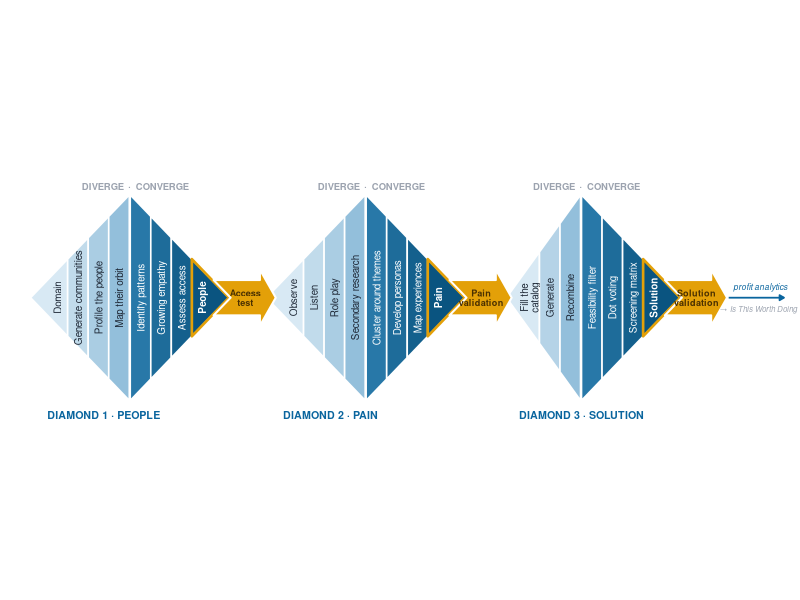
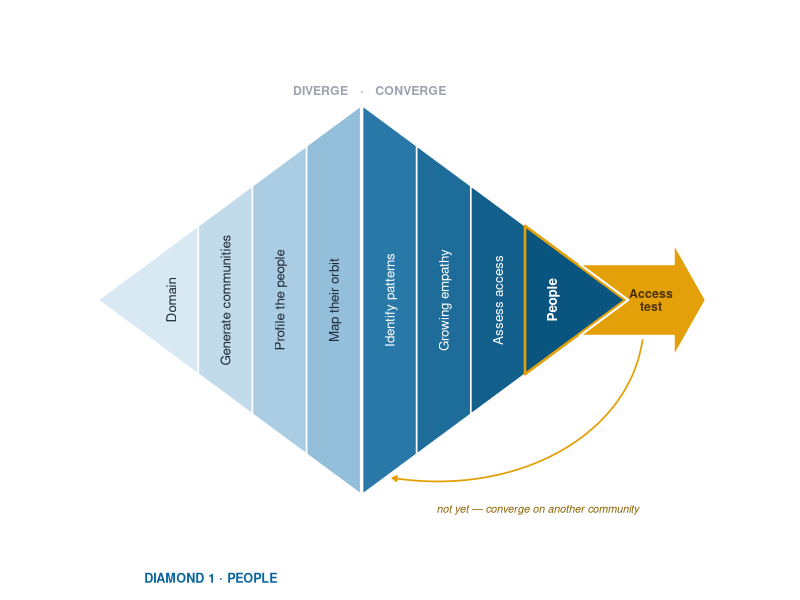
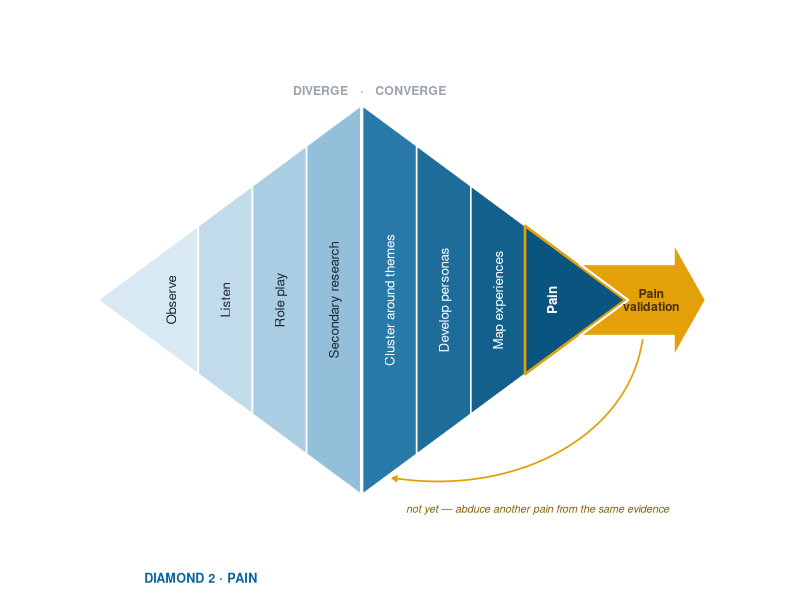
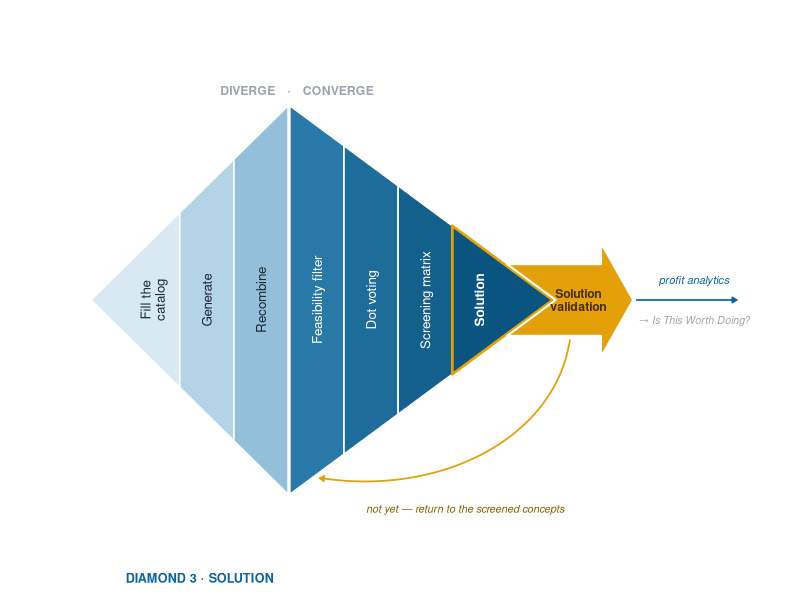
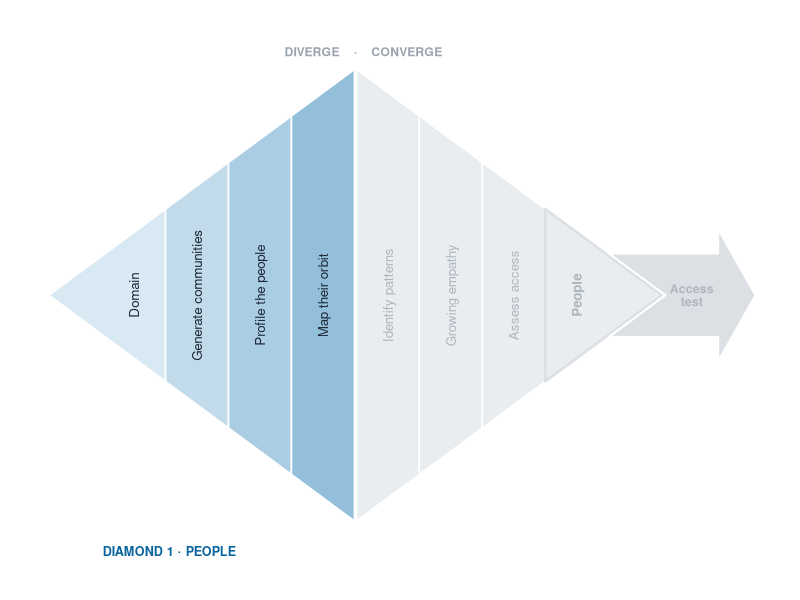
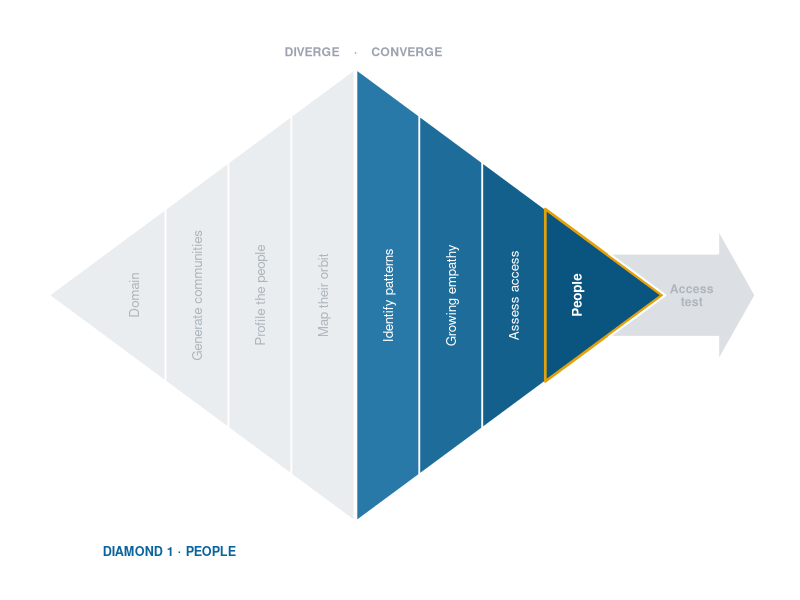
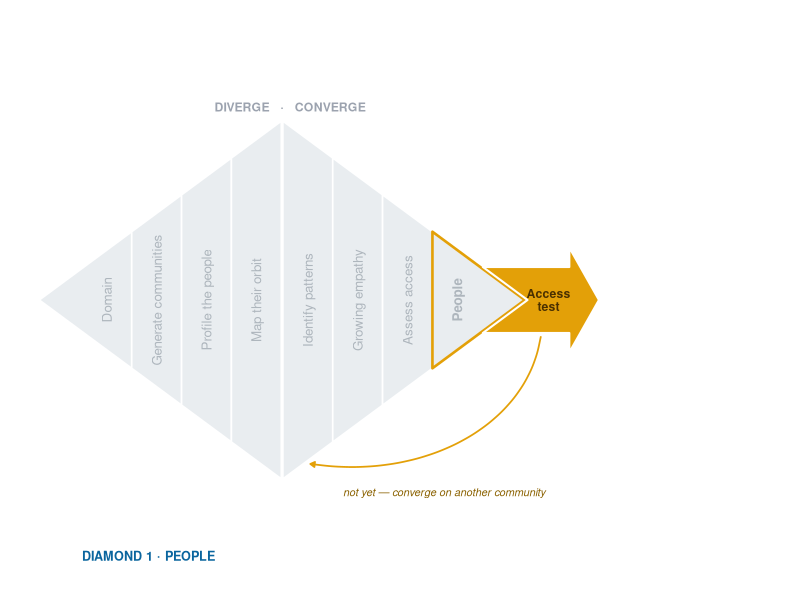
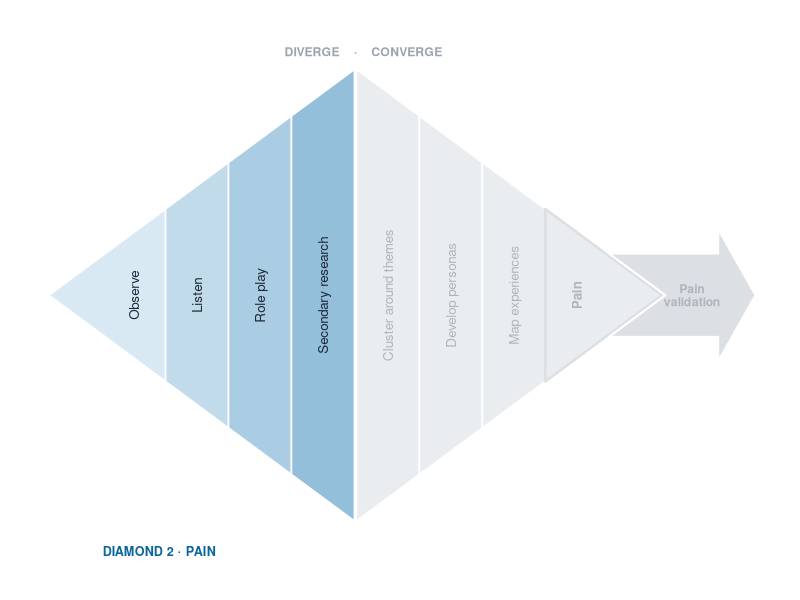

Write the R code that produced these figures, in order.
## =====================================================================
## PICK UP HERE (NWH, 2026-07-31)
##
## 1. DONE. The old GAP put clearance of GAP/2 - RH before the node and GAP/2
##    after it, so the right side was ~6x wider. PAD replaces it: the literal
##    clearance either side of a node, applied symmetrically. Raise or lower
##    PAD alone. Saving goes through save_fit(), which derives height from the
##    plot's aspect, so recovered width becomes height instead of letterbox.
##
## 2. Loop lines and loop labels in the individual figures need work.
##    The loop drops from the node at -RH to -H-0.9, curves back to the
##    diamond midpoint, and the label sits at -H-1.22. The curvature=-.1 arc
##    and the label centring are the rough parts. The recombine arc in D3
##    (curvature=-.5, above the diamond) is separate and also needs a pass.
##
## 3. Tip sharpness is one parameter: TIP. Currently .52 in the strip and
##    .58 in the detail. Lower is closer to a true point; the tip labels
##    ("Domain", "People") are what will break first.
##
## Not yet done: Fira Sans registration; band widths are uniform rather than
## proportional to the effort each stage takes.
## =====================================================================

library(ggplot2); library(dplyr); library(svglite)

brand <- list(primary="#0A659E", gold="#E3A008", ink="#1F2937", muted="#9CA3AF")
MUTE_FILL <- "#E9EDF0"; MUTE_INK <- "#AEB6BD"; MUTE_GOLD <- "#DCDFE3"

## Brand typography. Set once as a geom default so every text layer inherits it,
## including annotate("text"), which is GeomText under the hood.
FONT <- "Fira Sans"
if (FONT %in% systemfonts::system_fonts()$family) {
  update_geom_defaults("text",  list(family = FONT))
  update_geom_defaults("label", list(family = FONT))
} else {
  message("note: ", FONT, " not installed - falling back to the default sans")
}
## Two-segment ramp. Diverge stays light enough for ink; converge dark enough
## for white. The step between them IS the diverge->converge transition marker.
DIV_RAMP <- c("#D8E9F4", "#93BFDB")
CON_RAMP <- c("#2878A8", "#0A5480")
PHASE_GAP <- 0.03                       # zero: the ramp step alone marks the transition

bands <- function(div, con, x0, SW, H, TIP) {
  n <- length(div); m <- length(con); Wd <- n*SW; Wc <- m*SW
  fd <- colorRampPalette(DIV_RAMP)(n); fc <- colorRampPalette(CON_RAMP)(m)
  hd <- function(x) TIP + (H-TIP)*(x-x0)/Wd
  xc0 <- x0 + Wd + PHASE_GAP
  hc <- function(x) TIP + (H-TIP)*(xc0+Wc-x)/Wc
  capL <- TIP*Wd/(H-TIP); capR <- TIP*Wc/(H-TIP)
  d <- do.call(rbind, lapply(1:n, function(i){
    x1 <- x0+(i-1)*SW; x2 <- x0+i*SW
    ## slice 1 absorbs the left cap: one triangle, no false seam at the join
    px <- if (i==1) c(x0-capL, x2, x2)      else c(x1,x2,x2,x1)
    py <- if (i==1) c(0, -hd(x2), hd(x2))   else c(-hd(x1),-hd(x2),hd(x2),hd(x1))
    data.frame(id=paste0("d",x0,i), x=px, y=py,
               lab=div[i], mid=(x1+x2)/2, fill=fd[i], col=brand$ink, outcome=FALSE,
               phase="diverge")}))
  cc <- do.call(rbind, lapply(1:m, function(i){
    x1 <- xc0+(i-1)*SW; x2 <- xc0+i*SW
    ## the outcome slice absorbs the right cap, so the gold keyline wraps the
    ## whole point instead of stopping at a seam short of it
    px <- if (i==m) c(x1, xc0+Wc+capR, x1)  else c(x1,x2,x2,x1)
    py <- if (i==m) c(-hc(x1), 0, hc(x1))   else c(-hc(x1),-hc(x2),hc(x2),hc(x1))
    data.frame(id=paste0("c",x0,i), x=px, y=py,
               lab=con[i], mid=(x1+x2)/2, fill=fc[i], col="white", outcome=(i==m),
               phase="converge")}))
  ## The point is now part of the end slice, so TIP no longer sets sharpness -
  ## it sets where the LABELLED band ends and the blank nose begins.
  list(poly=rbind(d,cc), right=xc0+Wc+capR, left=x0-capL,
       mid=x0+Wd+PHASE_GAP/2, capR=capR, run=Wc+capR,
       ## underside of the FIRST converge slice: a real edge for the loop-back to
       ## touch, rather than empty space below the shape. It sits lower than the
       ## slices to its right, so the arrow reaches it without crossing them.
       c1x=xc0+SW*.55, c1y=-hc(xc0+SW*.55),
       ## midpoints and edge heights per slice, so an arc can anchor to a NAMED
       ## slice and to the silhouette instead of floating on magic offsets
       dmid=x0+(seq_len(n)-.5)*SW, dtop=hd(x0+(seq_len(n)-.5)*SW),
       cmid=xc0+(seq_len(m)-.5)*SW, ctop=hc(xc0+(seq_len(m)-.5)*SW))
}

## node_style: "rhombus" (flowchart convention: a decision happens here) or
## "arrow"  (a forward arrow carrying the test name: shows motion and keeps the
## pass/fail asymmetry, since failure branches off the axis rather than mirroring
## it). A double-headed arrow was rejected: <-> conventionally reads as a
## bidirectional RELATIONSHIP, not a branch, and would claim a symmetry the
## process does not have.
build <- function(spec, SW=.62, H=3.1, TIP=.52, PAD=.22, RH=.92,
                  lab=2.5, node=2.3, tag=2.4, title=0, loop=TRUE, sub=FALSE,
                  handoff=FALSE, node_style=c("arrow","rhombus"),
                  focus=c("all","diverge","converge","test")) {
  node_style <- match.arg(node_style); focus <- match.arg(focus)
  ## Arrow geometry, scaled off RH so both styles read at the same weight.
  ## Sized to the label it carries, not to match the rhombus's footprint.
  ## ANT is the tail notch: a concave left edge that mirrors the head, so the
  ## shape reads as RECEIVING as well as sending. Without it the arrow looks
  ## already committed to going forward and the failure branch reads as an
  ## afterthought hanging off it.
  AL <- RH*1.02; AHL <- RH*0.52; ABH <- RH*0.58; AHH <- RH*0.92
  ## ANT is derived, not chosen: the notch is cut at the SAME angle as the
  ## diamond's converge edge (run/rise), so the join reads as one more step
  ## separator - a sideways V - rather than a foreign shape meeting the point.
  ANT <- ABH * (length(spec[[1]]$con)*SW + TIP*(length(spec[[1]]$con)*SW)/(H-TIP)) / H
  ## does this figure draw the recombine arc? decided up front, because the
  ## DIVERGE/CONVERGE label has to sit above it rather than be crossed by it
  has_rec <- any(vapply(spec, function(s) isTRUE(s$recomb), logical(1)))
  rec_up  <- focus=="converge" && has_rec
  rec_div <- focus=="diverge"  && has_rec
  P <- NULL; L <- NULL; N <- NULL; A <- NULL; x <- 0
  for (k in seq_along(spec)) {
    s <- spec[[k]]; b <- bands(s$div, s$con, x, SW, H, TIP)
    P <- rbind(P, b$poly)
    L <- rbind(L, b$poly %>% filter(!is.na(lab)) %>% group_by(lab) %>%
                 summarise(mid=first(mid), col=first(col), outcome=first(outcome), .groups="drop"))
    half <- if (node_style=="rhombus") RH else AL
    ## Arrow mode: seat the diamond's point INSIDE the tail notch, so the two
    ## shapes interlock instead of facing each other across a gap.
    tx <- if (node_style=="rhombus") b$right + PAD + half
          else b$right + .05 - ANT + AL
    nv <- if (node_style=="rhombus")
      data.frame(x=c(tx-RH,tx,tx+RH,tx), y=c(0,RH,0,-RH))
    else            # notched tail -> body -> head, one closed polygon
      data.frame(
        x=c(tx-AL,     tx+AL-AHL, tx+AL-AHL, tx+AL, tx+AL-AHL, tx+AL-AHL, tx-AL, tx-AL+ANT),
        y=c(-ABH,      -ABH,      -AHH,      0,     AHH,       ABH,       ABH,   0))
    N <- rbind(N, data.frame(dia=k, tx=tx, lab=s$test, nv))
    rf <- if (is.null(s$recomb_from)) 3L else s$recomb_from
    rt <- if (is.null(s$recomb_to))   4L else s$recomb_to
    A <- rbind(A, data.frame(dia=k, x0=b$right, tx=tx, xl=x, xm=b$mid, lab=s$test,
                             c1x=b$c1x, c1y=b$c1y,
                             rfx=b$cmid[rf], rfy=b$ctop[rf],
                             rtx=b$dmid[rt], rty=b$dtop[rt],
                             back=s$back, sub=s$sub, title=s$title,
                             recomb=isTRUE(s$recomb),
                             nL=tx-half, nR=tx+half,
                             ntx=if (node_style=="rhombus") tx else tx+(ANT-AHL)/2,
                             nbot=if (node_style=="rhombus") -RH else -ABH,
                             last=(k==length(spec))))
    x <- tx + half + PAD             # same clearance on the way out
  }
  ## Highlight by muting, never by cropping: the reader keeps the whole cycle in
  ## view and sees where in it this chapter sits. Cropping would throw away the
  ## "where am I" that the colour is there to answer.
  if (focus != "all") {
    off <- P$phase != focus
    P$fill[off] <- MUTE_FILL
    L$col[L$lab %in% P$lab[off]] <- MUTE_INK
    if (focus == "test") { P$fill[] <- MUTE_FILL; L$col[] <- MUTE_INK }
  }
  gold_now  <- if (focus %in% c("all","converge","test")) brand$gold else MUTE_GOLD
  node_now  <- if (focus %in% c("all","test")) brand$gold else MUTE_GOLD
  node_ink  <- if (focus %in% c("all","test")) "#4A3000" else MUTE_INK
  g <- ggplot() +
    geom_polygon(data=P, aes(x,y,group=id, fill=I(fill)), colour="white", linewidth=.55) +
    # outcome slice: gold keyline, rhyming with the gold node it feeds
    geom_polygon(data=P %>% filter(outcome), aes(x,y,group=id),
                 fill=NA, colour=gold_now, linewidth=.9) +
    geom_text(data=L, aes(mid, 0, label=lab), angle=90, size=lab,
              lineheight=.88, colour=L$col, fontface=ifelse(L$outcome,2,1))
  PHL <- if (rec_up || rec_div) 1.02 else .26   # phase label clears either arc
  for (i in seq_len(nrow(A))) {
    a <- A[i,]
    ## In arrow mode the notch receives the diamond's point, so the little
    ## in/out arrows are redundant and were removed.
    if (node_style=="rhombus") g <- g +
      annotate("segment", x=a$x0+.05, xend=a$nL-.06, y=0, yend=0,
               colour=brand$muted, linewidth=.55,
               arrow=arrow(length=unit(.11,"cm"), type="closed"))
    g <- g +
      ## Anchor the SEPARATOR on the phase boundary, not the string's centre.
      ## This dot genuinely encodes the diverge->converge transition, so it sits
      ## exactly on it. Three elements, not two: the dot must be its own centred
      ## mark. Bundling it into the left string with hjust=1 puts the dot's right
      ## EDGE on the boundary, which reads as off-centre. Offset scales with the
      ## type size so it holds at both the strip and detail scales.
      annotate("text", x=a$xm - tag*.075, y=H+PHL, label="DIVERGE", hjust=1,
               size=tag, fontface=2, colour=brand$muted) +
      annotate("text", x=a$xm, y=H+PHL, label="·", hjust=.5,
               size=tag, fontface=2, colour=brand$muted) +
      annotate("text", x=a$xm + tag*.075, y=H+PHL, label="CONVERGE", hjust=0,
               size=tag, fontface=2, colour=brand$muted)
    if (!a$last && node_style=="rhombus") g <- g +
      annotate("segment", x=a$nR+.06, xend=a$nR+PAD-.05, y=0, yend=0,
               colour=brand$primary, linewidth=.55,
               arrow=arrow(length=unit(.11,"cm"), type="closed"))
    if (loop) g <- g +
      annotate("curve", x=a$tx, xend=a$c1x, y=a$nbot-.06, yend=a$c1y-.10,
               curvature=-.42, angle=105, ncp=14,
               colour=brand$gold, linewidth=.6,
               arrow=arrow(length=unit(.13,"cm"), type="closed")) +
      ## sit just under the arc's belly, biased toward the node end where the
      ## arc is steepest - the label belongs to the return path, not to the
      ## empty space beneath the diamond
      annotate("text", x=a$tx*.58 + a$c1x*.42, y=a$c1y-.62, label=a$back,
               size=tag-.35, fontface=3, colour="#8A6100")
    ## D3's inner loop: recombine the best losers. It happens AT the screening
    ## matrix, so it appears ONLY on the convergence figure - the chapter that
    ## teaches it. On the whole-diamond figure it competed with the validation
    ## loop and read as a stray arc.
    ## NOT gated on `loop`: the validation loop and the recombine loop are
    ## different things. Convergence figures show this one with loop=FALSE.
    if (a$recomb && focus == "converge") g <- g +
      ## rise from the screening matrix, cross above the peak, descend into the
      ## recombination slice. One curve cannot do this: the peak sits BETWEEN the
      ## two anchors, so any single arc cuts the silhouette.
      annotate("segment", x=a$rfx, xend=a$rfx, y=a$rfy+.06, yend=H+.40,
               colour=brand$gold, linewidth=.6) +
      annotate("curve", x=a$rfx, xend=a$rtx, y=H+.40, yend=H+.40,
               curvature=.14, ncp=14, colour=brand$gold, linewidth=.6) +
      annotate("segment", x=a$rtx, xend=a$rtx, y=H+.40, yend=a$rty+.10,
               colour=brand$gold, linewidth=.6,
               arrow=arrow(length=unit(.12,"cm"), type="closed")) +
      annotate("text", x=a$rfx+SW*.30, y=H*.55, hjust=0, size=tag-.3,
               fontface=3, colour="#8A6100",
               label="work the concepts into better ones")   # covers both laps: first-pass
               ## elaboration AND salvaging the best of the screened-out concepts
    ## the vertical list replaces the inline run-on when the test IS the subject
    ## First-lap recombination: work a concept, feed the result back into the
    ## pool, repeat. No screening required - this is why a team can reach ~100
    ## ideas in half an hour rather than grinding for days.
    if (rec_div && a$recomb) g <- g +
      annotate("curve", x=a$rtx, xend=a$rtx-SW, y=a$rty+.20, yend=a$rty-.55,
               curvature=.85, ncp=16, colour=brand$gold, linewidth=.6,
               arrow=arrow(length=unit(.12,"cm"), type="closed")) +
      annotate("text", x=a$rtx+SW*.28, y=H*.60, hjust=0, size=tag-.3,
               fontface=3, colour="#8A6100",
               label="each pass feeds the pool again")
    if (sub && focus != "test" && nzchar(a$sub)) g <- g +
      annotate("text", x=a$tx, y=a$nbot-.62, label=a$sub, size=tag-.5, colour=brand$muted, fontface=3)
    ## Left-aligned at the diamond's left tip, deliberately NOT centred. Its
    ## separator divides an index from a name and encodes nothing structural,
    ## so it must not land near the phase gutter — a near-miss reads as a failed
    ## alignment and invites a meaning that isn't there. Off the axis entirely.
    if (title>0) g <- g +
      annotate("text", x=a$xl, y=if (loop) -H-1.42 else -H-.44, hjust=0,
               label=a$title, size=title, fontface=2, colour=brand$primary)
  }
  ## headroom must account for the recombine arc too, not just the loop below:
  ## the convergence figure draws that arc with loop = FALSE, and without this
  ## it was silently clipped by the panel.
  rec_up <- focus=="converge" && any(vapply(spec, function(s) isTRUE(s$recomb), logical(1)))
  xr <- c(-.3-TIP*2, x + if (handoff) 1.9 else if (focus=="test") 3.4 else .35)
  yr <- c(if (loop) -H-1.75 else -H-.72,
          H + if (loop) 1.75 else if (rec_up || rec_div) 1.45 else .58)
  g <- g + geom_polygon(data=N, aes(x,y,group=dia), fill=node_now, colour="white", linewidth=.7) +
    geom_text(data=A, aes(ntx, 0, label=lab), size=node,
              fontface=2, colour=node_ink, lineheight=.88) +
    (if (focus=="test" && nzchar(spec[[1]]$sub)) {
       tl <- trimws(strsplit(spec[[1]]$sub, "·", fixed=TRUE)[[1]])
       ty <- seq_along(tl); ty <- (mean(ty)-ty) * (tag*.115)
       list(annotate("text", x=A$nR[1]+PAD*2.2, y=ty, label=tl, hjust=0,
                     size=tag-.25, colour=brand$ink),
            annotate("text", x=A$nR[1]+PAD*2.2, y=max(ty)+tag*.16,
                     label="tests available", hjust=0, size=tag-.5,
                     fontface=3, colour=brand$muted))
     } else NULL) +
    (if (handoff) list(
      annotate("segment", x=x-PAD+.05, xend=x+1.5, y=0, yend=0, colour=brand$primary,
               linewidth=.6, arrow=arrow(length=unit(.13,"cm"), type="closed")),
      annotate("text", x=x+.78, y=.34, size=tag-.3, fontface=3, colour=brand$primary,
               label="profit analytics"),
      annotate("text", x=x+.78, y=-.34, size=tag-.45, fontface=3, colour=brand$muted,
               label="→ Is This Worth Doing?")) else NULL) +
    coord_fixed(xlim=xr, ylim=yr, expand=FALSE) +
    theme_void(base_family=FONT) + theme(plot.margin=margin(2,2,2,2))
  ## coord_fixed() locks the data aspect at 1:1. If ggsave's width/height does
  ## not match diff(xr)/diff(yr), ggplot letterboxes the panel and you get dead
  ## margin you cannot remove with GAP. Carry the aspect so ggsave can match it.
  attr(g, "aspect") <- diff(xr) / diff(yr)
  g
}

## Save at a canvas matching the plot's own aspect, so coord_fixed() never
## letterboxes. SVG, not PNG: these are line art displayed at ~25% width in the
## chapters, so vector stays crisp at any zoom, weighs less, and keeps the
## labels as REAL TEXT - searchable, selectable, and readable by a screen
## reader. The outlined-path SVGs this replaces had none of that.
save_fit <- function(path, g, width) {
  ggsave(path, g, width = width, height = width / attr(g, "aspect"), bg = "white")
  invisible(attr(g, "aspect"))
}

D1 <- list(div=c("Domain","Generate communities","Profile the people","Map their orbit"),
           con=c("Identify patterns","Growing empathy","Assess access","People"),
           test="Access\ntest", title="DIAMOND 1 · PEOPLE", sub="",
           back="not yet — converge on another community")
D2 <- list(div=c("Observe","Listen","Role play","Secondary research"),
           con=c("Cluster around themes","Develop personas","Map experiences","Pain"),
           test="Pain\nvalidation", title="DIAMOND 2 · PAIN",
           sub="pain validation · ouch factor · willingness to pay",
           back="not yet — abduce another pain from the same evidence")
D3 <- list(div=c("Fill the\ncatalog","Generate","Recombine"), recomb_to=3L,
           con=c("Feasibility filter","Dot voting","Screening matrix","Solution"),
           test="Solution\nvalidation", title="DIAMOND 3 · SOLUTION", recomb=TRUE,
           sub="customer validation · verification · wow factor · $100 · smoke test",
           back="not yet — return to the screened concepts")

## Output directory: the OUT env var if set, otherwise the working directory.
## (Previously OUT was required; unset it resolved to "" and ragg tried to write
## to the filesystem root -> "agg could not write to the given file".)

## Default output is the book's images/ directory, resolved relative to this
## script, so `Rscript scripts/diamonds.R` from the repo root just works.
O <- Sys.getenv("OUT")
if (!nzchar(O)) {
  args <- commandArgs(trailingOnly = FALSE)
  here <- dirname(sub("^--file=", "", args[grep("^--file=", args)]))
  O <- if (length(here)) normalizePath(file.path(here, "..", "images")) else getwd()
}
if (!dir.exists(O)) dir.create(O, recursive = TRUE)
## =====================================================================
## MANIFEST — every figure the book needs, from one source of truth.
## Change a label, the palette, or the geometry once; regenerate all of them.
## Flags: loop (show the "no" path) · handoff (point on to profit analytics)
##        focus (all|diverge|converge|test) · sub (name the tests)
## =====================================================================
DS <- list(D1, D2, D3)
DETAIL <- function(...) build(..., SW=.92, H=3.3, TIP=.58, PAD=.26, RH=1.05,
                              lab=3.4, node=3.1, tag=3.1, title=3.2)

## A · the spine: all three, low detail, no loops, ends in the handoff
## The node is a forward ARROW, not a rhombus. A rhombus shows the failure
## branch dropping away but says nothing about the pass; the arrow carries the
## forward motion in its shape, so the pair reads as "you will most likely go
## on, and occasionally loop back" - the asymmetry entrepreneurs actually face.
save_fit(file.path(O,"spine.svg"),
         build(DS, loop=FALSE, title=2.7, handoff=TRUE), width=13.8)

## C · one figure per diamond, with its loop-back. Only Diamond 3 hands off.
for (i in 1:3)
  save_fit(file.path(O, sprintf("diamond-%d.svg", i)),
           DETAIL(DS[i], loop=TRUE, handoff=(i==3)), width=9.6)

## B · one per chapter: the WHOLE diamond, other phases muted, so the reader
##     keeps the cycle in view and sees where this chapter sits inside it.
for (i in 1:3) for (ph in c("diverge","converge","test"))
  save_fit(file.path(O, sprintf("d%d-%s.svg", i, ph)),
           DETAIL(DS[i], loop=(ph=="test"), handoff=FALSE,
                  focus=ph, sub=(ph=="test")), width=9.6)

cat("  wrote 2 spine + 3 diamond + 9 chapter figures\n")
cat("ok\n")
